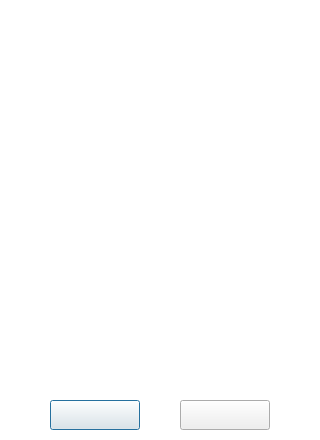
<?xml version="1.0" encoding="UTF-8"?>
<ui version="4.0">
 <class>UniverseDialog</class>
 <widget class="QDialog" name="UniverseDialog">
  <property name="windowModality">
   <enum>Qt::ApplicationModal</enum>
  </property>
  <property name="geometry">
   <rect>
    <x>0</x>
    <y>0</y>
    <width>320</width>
    <height>440</height>
   </rect>
  </property>
  <property name="windowTitle">
   <string>Meet A Spirit</string>
  </property>
  <property name="windowIcon">
   <iconset>
    <normalon>:/icon.png</normalon>
   </iconset>
  </property>
  <property name="styleSheet">
   <string notr="true">#UniverseDialog {background-color: rgb(255, 255, 255);}</string>
  </property>
  <widget class="QLabel" name="UniverseHint">
   <property name="geometry">
    <rect>
     <x>10</x>
     <y>280</y>
     <width>300</width>
     <height>90</height>
    </rect>
   </property>
   <property name="pixmap">
    <pixmap resource="../assets/UI/resources.qrc">:/SpiritUniverse/Hint.png</pixmap>
   </property>
  </widget>
  <widget class="QLabel" name="SpiritImgLarge">
   <property name="geometry">
    <rect>
     <x>40</x>
     <y>20</y>
     <width>240</width>
     <height>240</height>
    </rect>
   </property>
  </widget>
  <widget class="QLabel" name="Greeting">
   <property name="geometry">
    <rect>
     <x>150</x>
     <y>10</y>
     <width>160</width>
     <height>80</height>
    </rect>
   </property>
   <property name="pixmap">
    <pixmap resource="../assets/UI/resources.qrc">:/SpiritUniverse/Bubble.png</pixmap>
   </property>
  </widget>
  <widget class="QPushButton" name="UniverseYesButton">
   <property name="geometry">
    <rect>
     <x>50</x>
     <y>400</y>
     <width>90</width>
     <height>30</height>
    </rect>
   </property>
   <property name="sizePolicy">
    <sizepolicy hsizetype="Fixed" vsizetype="Fixed">
     <horstretch>0</horstretch>
     <verstretch>0</verstretch>
    </sizepolicy>
   </property>
   <property name="icon">
    <iconset resource="../assets/UI/resources.qrc">
     <normaloff>:/SpiritUniverse/yes.png</normaloff>:/SpiritUniverse/yes.png</iconset>
   </property>
   <property name="iconSize">
    <size>
     <width>90</width>
     <height>30</height>
    </size>
   </property>
  </widget>
  <widget class="QPushButton" name="UniverseNoButton">
   <property name="geometry">
    <rect>
     <x>180</x>
     <y>400</y>
     <width>90</width>
     <height>30</height>
    </rect>
   </property>
   <property name="sizePolicy">
    <sizepolicy hsizetype="Fixed" vsizetype="Fixed">
     <horstretch>0</horstretch>
     <verstretch>0</verstretch>
    </sizepolicy>
   </property>
   <property name="icon">
    <iconset resource="../assets/UI/resources.qrc">
     <normaloff>:/SpiritUniverse/no.png</normaloff>:/SpiritUniverse/no.png</iconset>
   </property>
   <property name="iconSize">
    <size>
     <width>90</width>
     <height>30</height>
    </size>
   </property>
  </widget>
 </widget>
 <resources>
  <include location="../assets/UI/resources.qrc"/>
  <include location="../assets/UI/resources.qrc"/>
 </resources>
 <connections/>
</ui>
